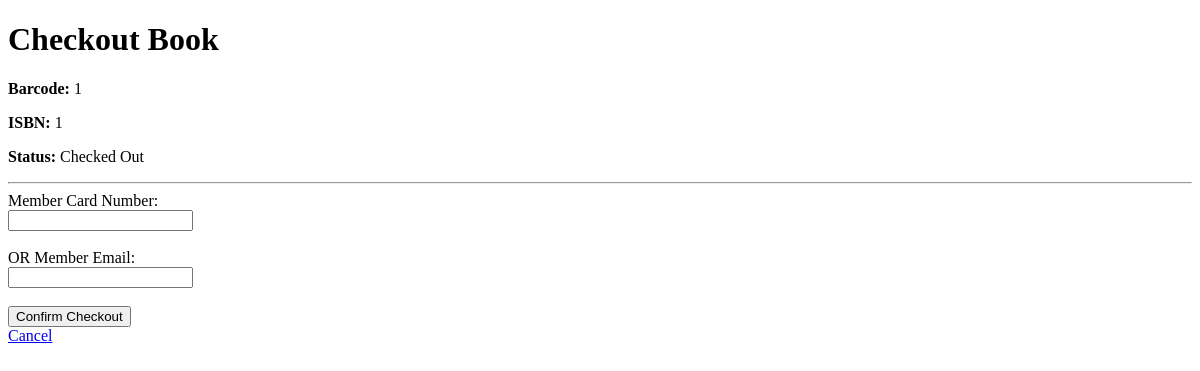
Page /checkout_page/1 on the earlier database version.
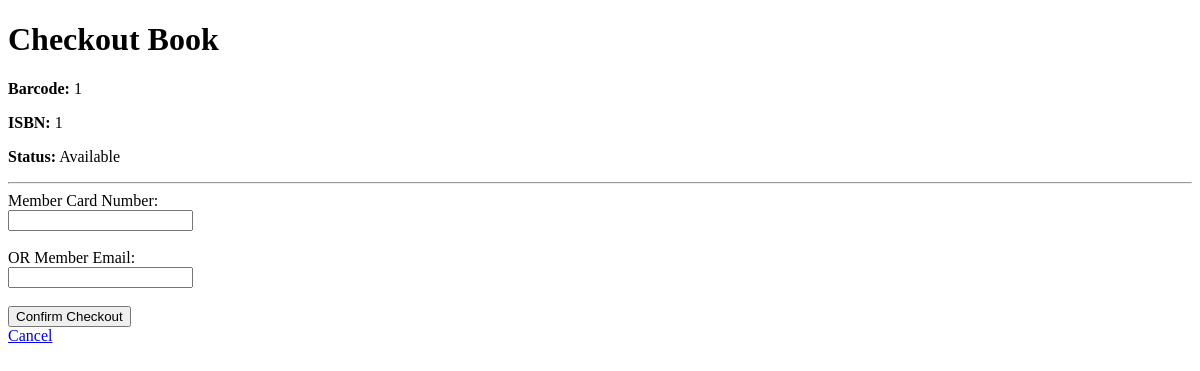
Same page on the later database version.
### tables this page shows
CREATE TABLE Copies (
            Barcode INTEGER PRIMARY KEY AUTOINCREMENT,
            ISBN TEXT,
            Status TEXT CHECK (Status IN ('Available', 'Checked Out', 'Lost', 'Maintenance', 'On Hold')),
            Shelf TEXT,
            Language TEXT,
            Page_Count INTEGER,
            Date_Added TEXT,
            Checkouts INTEGER DEFAULT 0,
            FOREIGN KEY (ISBN) REFERENCES Books (ISBN)
        );

### app.py (the view)
@app.route('/checkout_page/<int:barcode>')
def checkout_page(barcode):
    conn = get_db_connection()
    cur = conn.cursor()
    copy = cur.execute("""
        SELECT Barcode, ISBN, Status
        FROM Copies
        WHERE Barcode = ?
    """, (barcode,)).fetchone()
    conn.close()
    if not copy:
        return "Copy not found", 404
    return render_template("checkout.html", copy=copy)

### app.py (called while the page is built)
def get_db_connection():
    conn = sqlite3.connect('database.db')
    conn.row_factory = sqlite3.Row
    return conn

### templates/checkout.html (shortened to what this page needs)
<!DOCTYPE html>
<html>
<head>
</head>
<body>
<h1>Checkout Book</h1>
<p><strong>Barcode:</strong> {{ copy['Barcode'] }}</p>
<p><strong>ISBN:</strong> {{ copy['ISBN'] }}</p>
<p><strong>Status:</strong> {{ copy['Status'] }}</p>
<hr>
<form action="/checkout_confirm" method="POST">
    <label>Member Card Number:</label><br>
    <input type="text" name="card_number"><br><br>
    <label>OR Member Email:</label><br>
    <input type="text" name="email"><br><br>
    <button type="submit">Confirm Checkout</button>
</form>
<a href="/librarian">Cancel</a>
</body>
</html>

Differences in the rows shown:
changed Copies id 1: Status "Checked Out" → "Available"
